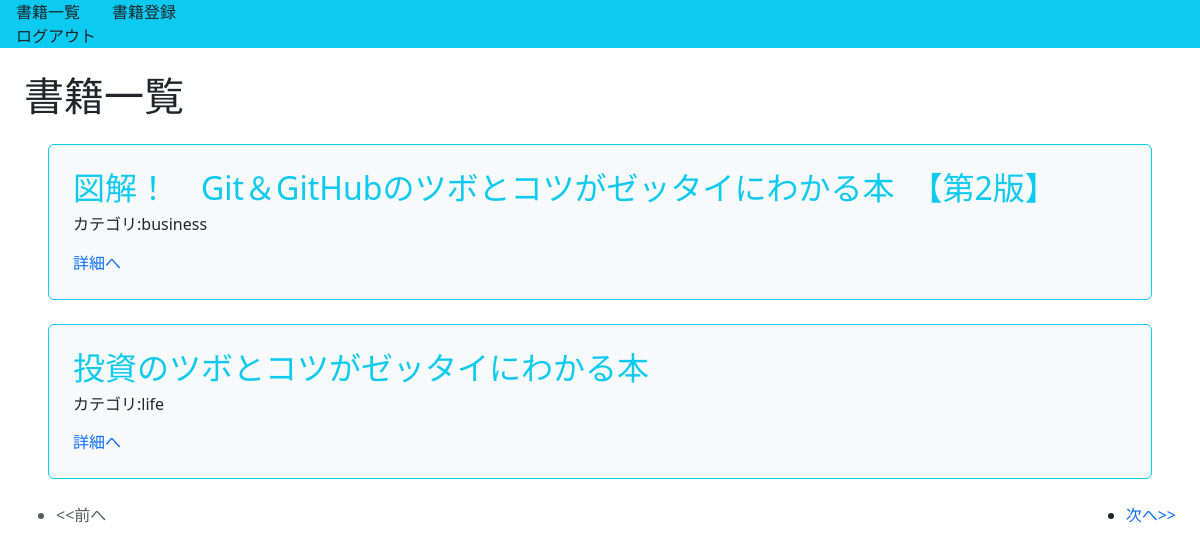
/book/ (signed in), run on the app's committed database.
### book/models.py (models this page shows, shortened)
class Book(models.Model):
    title = models.CharField(max_length=100)
    text = models.TextField()
    thumbnail = models.ImageField(null=True, blank=True)
    category = models.CharField(
        max_length=100,
        choices = CATEGORY
    )
    user = models.ForeignKey('auth.User',on_delete=models.CASCADE)

### book/views.py (the view)
# urls.py: path('book/', views.ListBookView.as_view(), name='list-book'),
class ListBookView(LoginRequiredMixin, ListView):
    template_name = 'book/book_list.html'
    model = Book
    paginate_by = ITEM_PER_PAGE

### book/templates/book/book_list.html (shortened to what this page needs)
<!doctype html>
<html lang="en">
    <head>
        <link href="https://cdn.jsdelivr.net/npm/bootstrap@5.3.7/dist/css/bootstrap.min.css" rel="stylesheet">
   </head>
   <body>
    {% extends 'base.html' %}
    {% block h1 %}書籍一覧{% endblock %}
    {% block content %}
        {% for item in object_list %}
        <div class="p-4 m-4 bg-light border border-info rounded">
            <h2 class="text-info">{{ item.title }}</h2>
            <h6>カテゴリ:{{ item.category }}</h6>
            <div class="mt-3">
                <a href="{% url 'detail-book' item.pk %}">詳細へ</a>
            </div>
        </div>
        {% endfor %}
        {% include 'book/components/pagination.html' %}
    {% endblock content %}

### book/static/book/css/style.css (style rules this page uses)
a { text-decoration: none; }

### data on the page
Book: title "図解！ Git＆GitHubのツボとコツがゼッタイにわかる本 【第2版】", category "business"
Book: title "投資のツボとコツがゼッタイにわかる本", category "life"
